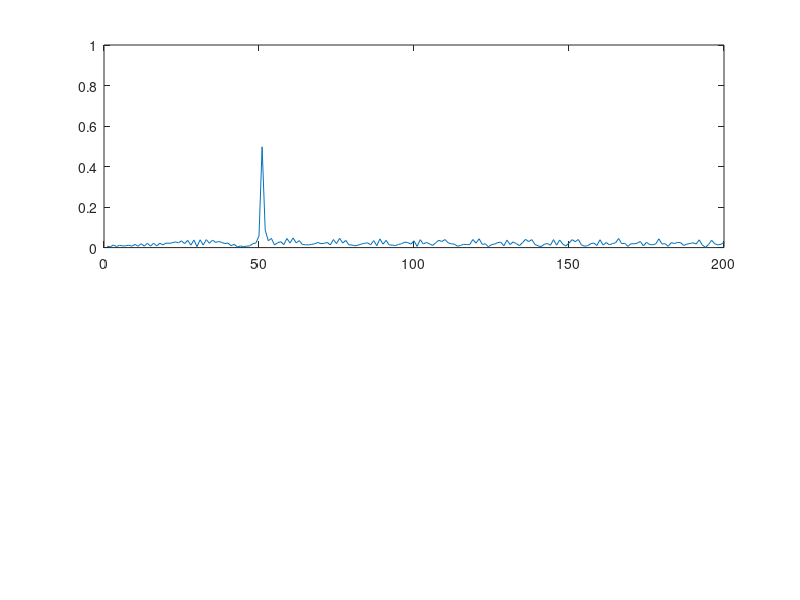
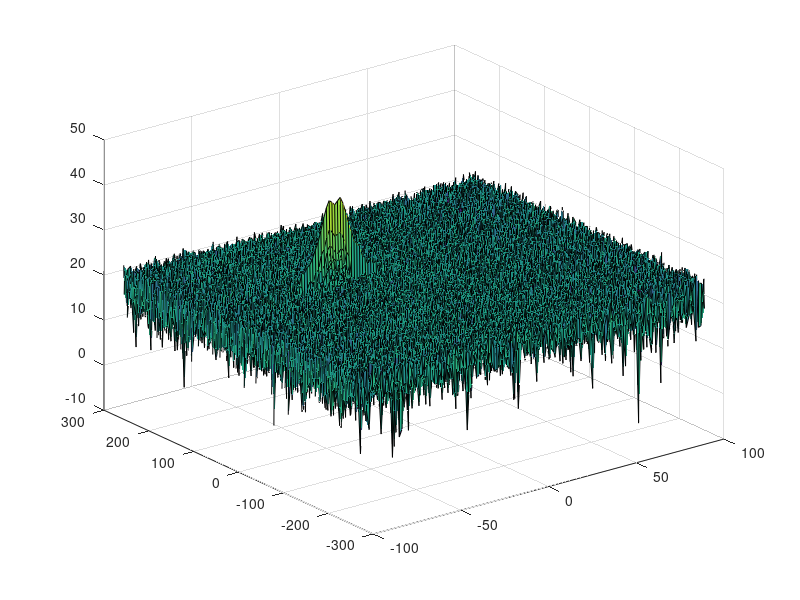
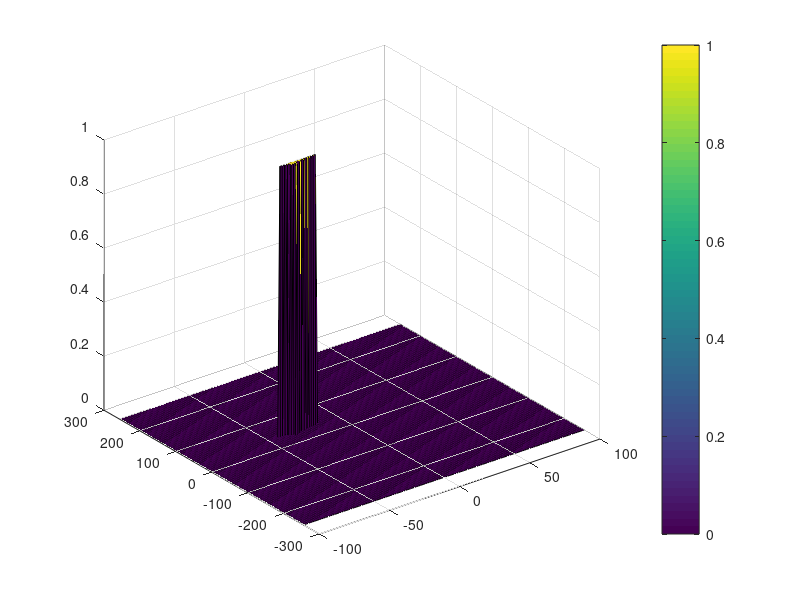

Recreate these plots in MATLAB, in order.
clear all;
clc;

%% Radar Specifications 
%%%%%%%%%%%%%%%%%%%%%%%%%%%
% Frequency of operation = 77GHz
% Max Range = 200m
% Range Resolution = 1 m
% Max Velocity = 100 m/s
%%%%%%%%%%%%%%%%%%%%%%%%%%%

range_resoln = 1; %range resolution
max_range = 200;
velo_resoln = 3;
max_velo = 70;
speed_of_light = 3e8;

b_sweep = speed_of_light / (2*range_resoln);

Tchirp = 5.5 * 2 * max_range / speed_of_light;

slope_of_chirp = b_sweep / Tchirp;

%% User Defined Range and Velocity of target
% *%TODO* :
% define the target's initial position and velocity. Note : Velocity
% remains contant
initial_range = 50;
initial_velo = -35; 


%% FMCW Waveform Generation

% *%TODO* :
%Design the FMCW waveform by giving the specs of each of its parameters.
% Calculate the Bandwidth (B), Chirp Time (Tchirp) and Slope (slope) of the FMCW
% chirp using the requirements above.


%Operating carrier frequency of Radar 
fc= 77e9;             %carrier freq

                                                          
%The number of chirps in one sequence. Its ideal to have 2^ value for the ease of running the FFT
%for Doppler Estimation. 
Nd=128;                   % #of doppler cells OR #of sent periods % number of chirps

%The number of samples on each chirp. 
Nr=1024;                  %for length of time OR # of range cells

% Timestamp for running the displacement scenario for every sample on each
% chirp
t=linspace(0,Nd*Tchirp,Nr*Nd); %total time for samples


%Creating the vectors for Tx, Rx and Mix based on the total samples input.
Tx=zeros(1,length(t)); %transmitted signal
Rx=zeros(1,length(t)); %received signal
Mix = zeros(1,length(t)); %beat signal

%Similar vectors for range_covered and time delay.
r_t=zeros(1,length(t));
td=zeros(1,length(t));


%% Signal generation and Moving Target simulation
% Running the radar scenario over the time. 

for i=1:length(t)         
    
    
    % *%TODO* :
    %For each time stamp update the Range of the Target for constant velocity.
    r_t(i) = initial_range + initial_velo * t(i);
    
    % calculating trip time of the signal as
    % trip time in radar signal processing is time delay used in 
    td(i) = 2*r_t(i) / speed_of_light;
    
    % *%TODO* :
    %For each time sample we need update the transmitted and
    %received signal. 
    Tx(i) = cos(2*pi*(fc * t(i) + slope_of_chirp * (t(i)^2/2)));
    Rx (i)  = cos(2 * pi * (fc * (t(i) - td(i)) + slope_of_chirp * (t(i) - td(i))^2 / 2));
    
    % *%TODO* :
    %Now by mixing the Transmit and Receive generate the beat signal
    %This is done by element wise matrix multiplication of Transmit and
    %Receiver Signal
    Mix(i) = Tx(i) .* Rx(i) ;
    
end

%% RANGE MEASUREMENT

 % *%TODO* :
%reshape the vector into Nr*Nd array. Nr and Nd here would also define the size of
%Range and Doppler FFT respectively.

reshaped_Mix = reshape(Mix, [Nr, Nd]);

 % *%TODO* :
%run the FFT on the beat signal along the range bins dimension (Nr) and
%normalize.
fft_Mix = fft(reshaped_Mix); 
norm_fft = fft_Mix / Nr;

 % *%TODO* :
% Take the absolute value of FFT output
abs_fft = abs(norm_fft);

 % *%TODO* :
% Output of FFT is double sided signal, but we are interested in only one side of the spectrum.
% Hence we throw out half of the samples.
P1 = abs_fft(1:Nr/2 + 1);
P1(2:end-1) = 2*P1(2:end-1);


%plotting the range
figure ('Name','Range from First FFT')
subplot(2,1,1)

 % *%TODO* :
 % plot FFT output 
% f = fc/2*(0:(length(t)/2))/length(t);
plot(P1)
%xlabel('f (Hz)');
%ylabel('|P1(f)|');
axis ([0 200 0 1]);


%% RANGE DOPPLER RESPONSE
% The 2D FFT implementation is already provided here. This will run a 2DFFT
% on the mixed signal (beat signal) output and generate a range doppler
% map.You will implement CFAR on the generated RDM


% Range Doppler Map Generation.

% The output of the 2D FFT is an image that has reponse in the range and
% doppler FFT bins. So, it is important to convert the axis from bin sizes
% to range and doppler based on their Max values.

Mix=reshape(Mix,[Nr,Nd]);

% 2D FFT using the FFT size for both dimensions.
sig_fft2 = fft2(Mix,Nr,Nd);

% Taking just one side of signal from Range dimension.
sig_fft2 = sig_fft2(1:Nr/2,1:Nd);
sig_fft2 = fftshift (sig_fft2);
RDM = abs(sig_fft2);
RDM = 10*log10(RDM) ;

%use the surf function to plot the output of 2DFFT and to show axis in both
%dimensions
doppler_axis = linspace(-100,100,Nd);
range_axis = linspace(-200,200,Nr/2)*((Nr/2)/400);
figure,surf(doppler_axis,range_axis,RDM);

%% CFAR implementation

%Slide Window through the complete Range Doppler Map

% *%TODO* :
%Select the number of Training Cells in both the dimensions.
Tr = 10;
Td = 8;

% *%TODO* :
%Select the number of Guard Cells in both dimensions around the Cell under 
%test (CUT) for accurate estimation
Gr = 3;
Gd = 3;

% *%TODO* :
% offset the threshold by SNR value in dB
offset = 4.5;

% *%TODO* :
%Create a vector to store noise_level for each iteration on training cells
noise_level = zeros(1,1);


% *%TODO* :
%design a loop such that it slides the CUT across range doppler map by
%giving margins at the edges for Training and Guard Cells.
%For every iteration sum the signal level within all the training
%cells. To sum convert the value from logarithmic to linear using db2pow
%function. Average the summed values for all of the training
%cells used. After averaging convert it back to logarithimic using pow2db.
%Further add the offset to it to determine the threshold. Next, compare the
%signal under CUT with this threshold. If the CUT level > threshold assign
%it a value of 1, else equate it to 0.


   % Use RDM[x,y] as the matrix from the output of 2D FFT for implementing
   % CFAR
grid_size = [(2*Tr + 2*Gr + 1),(2*Td + 2*Gd + 1)];
cfar_rdm = zeros(size(RDM, 1), size(RDM, 2));

 for i = 1:size(RDM, 1)
     for j = 1:size(RDM, 2)
        if(i>Td && i<size(RDM, 1) - grid_size(1))
            if(j>Tr && j<size(RDM, 2) - grid_size(2))
                
                temp_selected_grid = RDM(i: i+ grid_size(1), j: j+ grid_size(2));
                flat_temp_grid = reshape(temp_selected_grid, [1, size(temp_selected_grid, 1)*size(temp_selected_grid, 2)]);
                % CuT = [i + ceil(grid_size(1)/2), j + ceil(grid_size(2)/2)];
                CuT_loc = ceil(length(flat_temp_grid)/2);
                CuT = flat_temp_grid(CuT_loc);
                train_cells_vals = [flat_temp_grid(1:CuT_loc - (2*Gr+1))];
                train_cells_vals = [train_cells_vals, flat_temp_grid(CuT_loc + (2*Gd+1):end)];
                noise_level = pow2db(sum(db2pow(train_cells_vals))/length(train_cells_vals));
                threshold = noise_level + offset;
                
                if (CuT > threshold)
                    cfar_rdm(i+ ceil(grid_size(1)/2), j+ ceil(grid_size(2)/2)) = 1;
                end
            end
        end
     end
 end
 
a = 1; 



% *%TODO* :
% The process above will generate a thresholded block, which is smaller 
%than the Range Doppler Map as the CUT cannot be located at the edges of
%matrix. Hence,few cells will not be thresholded. To keep the map size same
% set those values to 0. 
 








% *%TODO* :
%display the CFAR output using the Surf function like we did for Range
%Doppler Response output.
figure,surf(doppler_axis,range_axis,cfar_rdm);
colorbar;


 
 